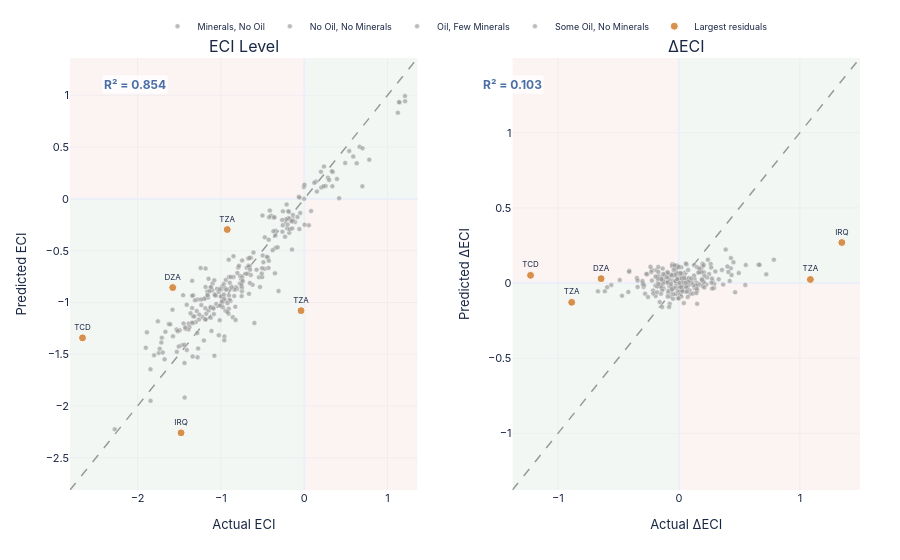

The notebook cell saved with this chart:
### Markdown cell above
## Fig 10 — Predicted vs Actual ECI (Elastic Net, test set)

### Code cell
pred_lv = elastic.predict(X_test)
pred_dl = elastic_d.predict(X_test)

fig10 = make_subplots(rows=1, cols=2, horizontal_spacing=0.12,
                      subplot_titles=['ECI Level', '\u0394ECI'])

for col_idx, (actual, pred, lbl) in enumerate([
    (y_te_lv, pred_lv, 'ECI'),
    (y_te_dl, pred_dl, '\u0394ECI'),
], 1):
    lims = [min(actual.min(), pred.min()) - 0.15,
            max(actual.max(), pred.max()) + 0.15]

    # 45-degree line
    fig10.add_trace(go.Scatter(
        x=lims, y=lims, mode='lines',
        line=dict(color='#999', width=1.5, dash='dash'),
        showlegend=False, hoverinfo='skip',
    ), row=1, col=col_idx)

    # Quadrant shading
    mid = 0.0
    for x0, x1, y0, y1, fc in [
        (lims[0], mid, lims[0], mid, 'rgba(46,125,74,0.06)'),
        (mid, lims[1], mid, lims[1], 'rgba(46,125,74,0.06)'),
        (lims[0], mid, mid, lims[1], 'rgba(194,58,58,0.06)'),
        (mid, lims[1], lims[0], mid, 'rgba(194,58,58,0.06)'),
    ]:
        fig10.add_shape(type='rect', x0=x0, x1=x1, y0=y0, y1=y1,
                        fillcolor=fc, line=dict(width=0), layer='below',
                        row=1, col=col_idx)

    # Points colored by cluster
    codes = test_df['Country Code'].values
    names = test_df['Country Name'].values
    cls   = test_df['ClusterLabels'].values

    # Top 5 largest residuals
    resid = np.abs(actual - pred)
    top5  = set(np.argsort(resid)[::-1][:5])

    for cl_lbl in sorted(set(cls)):
        color = CLUSTER_COLORS.get(cl_lbl, PAL['grey'])
        mask = (cls == cl_lbl) & np.array([i not in top5 for i in range(len(actual))])
        if mask.sum() > 0:
            fig10.add_trace(go.Scatter(
                x=actual[mask], y=pred[mask], mode='markers',
                marker=dict(size=5, color=color, opacity=0.65,
                            line=dict(color='white', width=0.5)),
                name=cl_lbl, legendgroup=cl_lbl,
                showlegend=(col_idx == 1),
                customdata=np.stack([codes[mask], names[mask]], axis=1),
                hovertemplate='<b>%{customdata[1]}</b><br>Actual: %{x:.3f}<br>Pred: %{y:.3f}<extra></extra>',
            ), row=1, col=col_idx)

    # Outlier labels
    out_idx = list(top5)
    fig10.add_trace(go.Scatter(
        x=actual[out_idx], y=pred[out_idx], mode='markers+text',
        marker=dict(size=8, color=PAL['orange'], opacity=0.9,
                    line=dict(color='white', width=1)),
        text=codes[out_idx], textposition='top center', textfont=dict(size=8),
        name='Largest residuals', legendgroup='outliers',
        showlegend=(col_idx == 1),
        hovertemplate='<b>%{text}</b><br>Actual: %{x:.3f}<br>Pred: %{y:.3f}<extra></extra>',
    ), row=1, col=col_idx)

    r2_val = r2_score(actual, pred)
    fig10.add_annotation(
        x=0.04 + (col_idx - 1) * 0.52, y=0.96, xref='paper', yref='paper',
        text=f'<b>R\u00b2 = {r2_val:.3f}</b>', showarrow=False,
        font=dict(size=12, color=PAL['blue']), bgcolor='rgba(255,255,255,0.8)',
    )

    fig10.update_xaxes(title_text=f'Actual {lbl}', range=lims,
                       gridcolor=GRID, gridwidth=0.5, row=1, col=col_idx)
    fig10.update_yaxes(title_text=f'Predicted {lbl}', range=lims,
                       gridcolor=GRID, gridwidth=0.5, row=1, col=col_idx)

fig10.update_layout(
    template='plotly_white', plot_bgcolor=BG, paper_bgcolor=BG,
    font=dict(family=FONT, size=11, color=NAVY),
    height=560, margin=dict(l=70, r=40, t=50, b=70),
    legend=dict(orientation='h', yanchor='bottom', y=1.04, xanchor='center', x=0.5,
                font=dict(size=9)),
    showlegend=True,
)
save(fig10, '10_ml_predicted_vs_actual', w=1200, h=560)
fig10.show(config=CFG)

### Figure 1 — Plotly figure (JSON) as saved in the notebook; plotly's stock layout.template omitted (floating-point values rounded to 4 significant figures; data arrays with more than 128 entries replaced by an {"elided": "..."} marker saying what was removed)
{"data": [{"hoverinfo": "skip", "line": {"color": "#999", "dash": "dash", "width": 1.5}, "mode": "lines", "showlegend": false, "type": "scatter", "x": [-2.811, 1.361], "xaxis": "x", "y": [-2.811, 1.361], "yaxis": "y"}, {"customdata": [["CHL", "Chile"], ["CHL", "Chile"], ["CHL", "Chile"], ["CHL", "Chile"], ["CHL", "Chile"], ["IDN", "Indonesia"], ["IDN", "Indonesia"], ["IDN", "Indonesia"], ["IDN", "Indonesia"], ["IDN", "Indonesia"], ["KAZ", "Kazakhstan"], ["KAZ", "Kazakhstan"], ["KAZ", "Kazakhstan"], ["KAZ", "Kazakhstan"], ["KAZ", "Kazakhstan"], ["MNG", "Mongolia"], ["MNG", "Mongolia"], ["MNG", "Mongolia"], ["MNG", "Mongolia"], ["MNG", "Mongolia"], ["PNG", "Papua New Guinea"], ["PNG", "Papua New Guinea"], ["PNG", "Papua New Guinea"], ["PNG", "Papua New Guinea"], ["PNG", "Papua New Guinea"], ["RUS", "Russian Federation"], ["RUS", "Russian Federation"], ["RUS", "Russian Federation"], ["RUS", "Russian Federation"], ["RUS", "Russian Federation"], ["UZB", "Uzbekistan"], ["UZB", "Uzbekistan"], ["UZB", "Uzbekistan"], ["UZB", "Uzbekistan"], ["UZB", "Uzbekistan"]], "hovertemplate": "<b>%{customdata[1]}</b><br>Actual: %{x:.3f}<br>Pred: %{y:.3f}<extra></extra>", "legendgroup": "Minerals, No Oil", "marker": {"color": "#999999", "line": {"color": "white", "width": 0.5}, "opacity": 0.65, "size": 5}, "mode": "markers", "name": "Minerals, No Oil", "showlegend": true, "type": "scatter", "x": [-0.366, -0.398, -0.421, -0.358, -0.413, -0.14, -0.174, -0.111, -0.081, -0.135, -0.501, -0.347, -0.473, -0.319, -0.23, -1.222, -0.959, -1.148, -1.162, -1.332, -1.715, -1.746, -1.802, -1.676, -1.409, 0.285, 0.299, 0.393, 0.201, 0.257, -0.745, -0.769, -0.542, -0.672, -0.69], "xaxis": "x", "y": [-0.1793, -0.162, -0.1759, -0.1771, -0.1123, -0.1911, -0.198, -0.2224, -0.1748, -0.1541, -0.1595, -0.4751, -0.3712, -0.4674, -0.3647, -1.14, -0.9557, -0.7715, -0.8951, -0.931, -1.386, -1.488, -1.51, -1.549, -1.459, 0.2054, 0.1827, 0.1932, 0.262, 0.1251, -0.5935, -0.7436, -0.7566, -0.5759, -0.6643], "yaxis": "y"}, {"customdata": {"elided": "107x2 str values"}, "hovertemplate": "<b>%{customdata[1]}</b><br>Actual: %{x:.3f}<br>Pred: %{y:.3f}<extra></extra>", "legendgroup": "No Oil, No Minerals", "marker": {"color": "#999999", "line": {"color": "white", "width": 0.5}, "opacity": 0.65, "size": 5}, "mode": "markers", "name": "No Oil, No Minerals", "showlegend": true, "type": "scatter", "x": [-1.189, -1.26, -1.264, -1.014, -0.884, -0.747, -0.941, -0.663, -0.802, -1.1, -0.945, -1.061, -1.056, -0.983, -1.155, -0.743, -0.903, -0.901, -0.996, -0.994, -1.273, -1.448, -1.709, -1.28, -1.386, -0.475, -0.498, -0.64, -0.506, -0.436, -0.948, -0.84, -0.984, -0.903, -0.805, -1.186, -0.857, -0.308, -0.379, -0.849, -1.186, -1.335, -1.377, -1.39, -1.494, -0.823, -0.531, -0.669, -0.641, -0.351, -1.468, -1.283, -1.122, -0.997, -1.344, -1.176, -1.148, -1.29, -1.301, -1.334, -0.676, -1.345, -1.113, -0.908, -1.2, -1.453, -0.958, -0.896, -0.751, -0.62, -0.773, -0.653, -0.698, -0.849, -0.746, -1.435, -2.274, -1.844, -1.845, -0.792, -0.747, -0.88, -0.82, -0.893, -0.905, -1.075, -1.125, -0.655, -0.504, -0.783, -0.754, -0.754, -0.211, -0.255, -0.048, -0.066, -0.057, -0.425, -0.447, -0.658, -0.51, -0.49, -0.836, -1.124, -0.92, -1.0, -0.921], "xaxis": "x", "y": [-0.9581, -1.117, -1.165, -1.171, -0.9858, -0.8904, -0.7823, -0.9163, -0.7153, -0.8156, -1.081, -0.9351, -1.014, -1.004, -0.9523, -0.7592, -0.7551, -0.8717, -0.8741, -0.9387, -1.444, -1.203, -1.34, -1.529, -1.204, -0.6739, -0.5463, -0.568, -0.6683, -0.5677, -0.9845, -0.937, -0.8453, -0.9318, -0.8688, -1.055, -1.142, -0.8903, -0.4951, -0.5529, -1.163, -1.131, -1.237, -1.26, -1.268, -1.168, -0.8512, -0.6441, -0.735, -0.7189, -1.413, -1.296, -1.146, -1.028, -0.9341, -1.109, -1.077, -1.082, -1.19, -1.197, -0.7225, -0.7913, -1.275, -1.108, -0.9652, -0.9294, -1.328, -0.9736, -0.9385, -0.8289, -0.8161, -0.811, -0.7234, -0.7532, -0.8552, -1.917, -2.225, -1.95, -1.645, -0.662, -0.7854, -0.7536, -0.8539, -0.81, -1.06, -0.9208, -1.045, -0.6518, -0.7551, -0.6448, -0.8407, -0.8205, -0.05383, -0.1201, -0.1347, 0.01998, 0.01396, -0.5972, -0.559, -0.5706, -0.7205, -0.6105, -0.8763, -0.8542, -1.092, -0.942, -1.007], "yaxis": "y"}, {"customdata": [["ARE", "United Arab Emirates"], ["ARE", "United Arab Emirates"], ["ARE", "United Arab Emirates"], ["ARE", "United Arab Emirates"], ["ARE", "United Arab Emirates"], ["BHR", "Bahrain"], ["BHR", "Bahrain"], ["BHR", "Bahrain"], ["BHR", "Bahrain"], ["BHR", "Bahrain"], ["KWT", "Kuwait"], ["KWT", "Kuwait"], ["KWT", "Kuwait"], ["KWT", "Kuwait"], ["KWT", "Kuwait"], ["LBY", "Libya"], ["LBY", "Libya"], ["LBY", "Libya"], ["LBY", "Libya"], ["LBY", "Libya"], ["OMN", "Oman"], ["OMN", "Oman"], ["OMN", "Oman"], ["OMN", "Oman"], ["OMN", "Oman"], ["QAT", "Qatar"], ["QAT", "Qatar"], ["QAT", "Qatar"], ["QAT", "Qatar"], ["QAT", "Qatar"], ["SAU", "Saudi Arabia"], ["SAU", "Saudi Arabia"], ["SAU", "Saudi Arabia"], ["SAU", "Saudi Arabia"], ["SAU", "Saudi Arabia"], ["TTO", "Trinidad and Tobago"], ["TTO", "Trinidad and Tobago"], ["TTO", "Trinidad and Tobago"], ["TTO", "Trinidad and Tobago"], ["TTO", "Trinidad and Tobago"], ["VEN", "Venezuela, RB"], ["VEN", "Venezuela, RB"], ["VEN", "Venezuela, RB"], ["VEN", "Venezuela, RB"], ["VEN", "Venezuela, RB"]], "hovertemplate": "<b>%{customdata[1]}</b><br>Actual: %{x:.3f}<br>Pred: %{y:.3f}<extra></extra>", "legendgroup": "Oil, Few Minerals", "marker": {"color": "#999999", "line": {"color": "white", "width": 0.5}, "opacity": 0.65, "size": 5}, "mode": "markers", "name": "Oil, Few Minerals", "showlegend": true, "type": "scatter", "x": [0.205, 0.141, 0.338, 0.343, 0.333, 0.237, 0.233, 0.698, 0.54, 0.492, 0.152, 0.121, -0.004, -0.001, 0.419, -1.187, -0.977, -1.069, -1.41, -1.425, -0.426, -0.346, -0.343, -0.37, -0.179, -0.189, -0.183, -0.191, 0.082, 0.003, 0.665, 0.589, 0.63, 0.781, 0.7, -0.146, -0.145, -0.134, -0.22, 0.055, -0.906, -0.872, -0.965, -1.105, -1.277], "xaxis": "x", "y": [0.1109, 0.1672, 0.1226, 0.259, 0.2672, 0.3131, 0.1236, 0.122, 0.463, 0.348, 0.07144, 0.1552, 0.1143, 0.001278, 0.00774, -1.162, -1.046, -0.931, -1.023, -1.255, -0.3938, -0.3533, -0.3063, -0.3121, -0.3267, -0.1867, -0.1258, -0.1181, -0.1176, 0.138, 0.5035, 0.4091, 0.3446, 0.3794, 0.4899, -0.4896, -0.2178, -0.2121, -0.1965, -0.2549, -0.5866, -0.8491, -0.8226, -0.8812, -0.9703], "yaxis": "y"}, {"customdata": {"elided": "73x2 str values"}, "hovertemplate": "<b>%{customdata[1]}</b><br>Actual: %{x:.3f}<br>Pred: %{y:.3f}<extra></extra>", "legendgroup": "Some Oil, No Minerals", "marker": {"color": "#999999", "line": {"color": "white", "width": 0.5}, "opacity": 0.65, "size": 5}, "mode": "markers", "name": "Some Oil, No Minerals", "showlegend": true, "type": "scatter", "x": [-1.078, -1.092, -1.581, -1.505, -1.204, -0.967, -0.946, -1.119, -1.236, -0.827, -1.122, -1.137, -1.159, -1.16, -0.964, -0.738, -1.079, -1.01, -1.311, -1.346, -1.32, -0.598, -0.572, -1.184, -1.084, -1.626, -0.959, -0.935, -1.025, -0.99, -1.046, -1.027, -1.015, -1.184, -0.203, -0.174, -0.058, -0.151, -0.144, -0.428, -0.609, -0.668, -0.65, -1.243, -1.339, -1.608, -1.438, -1.666, -1.901, -0.261, -0.257, -0.2, -0.265, 0.004, -1.888, -1.437, -1.532, -1.575, 1.124, 1.144, 1.138, 1.211, 1.209, -1.345, -1.756, -1.698, -1.734, -1.529, -1.09, -1.235, -1.364, -1.428, -1.518], "xaxis": "x", "y": [-1.514, -1.049, -1.07, -1.425, -1.367, -0.9674, -0.8634, -0.8513, -0.9709, -1.042, -1.049, -0.8921, -0.9285, -0.9298, -0.9225, -0.794, -0.7856, -1.031, -0.9784, -1.195, -1.135, -1.197, -0.6829, -0.6709, -1.112, -1.209, -1.365, -0.8777, -1.316, -0.9909, -0.8679, -0.8985, -0.8711, -0.8499, -0.2833, -0.2936, -0.2912, -0.2129, -0.2849, -0.6661, -0.5165, -0.6536, -0.6828, -0.6672, -1.522, -1.211, -1.409, -1.283, -1.437, -0.3163, -0.2537, -0.2473, -0.2025, -0.2489, -1.289, -1.583, -1.26, -1.327, 0.8327, 0.9318, 0.9351, 0.943, 0.9945, -1.054, -1.182, -1.484, -1.446, -1.477, -1.058, -1.025, -1.103, -1.24, -1.277], "yaxis": "y"}, {"hovertemplate": "<b>%{text}</b><br>Actual: %{x:.3f}<br>Pred: %{y:.3f}<extra></extra>", "legendgroup": "outliers", "marker": {"color": "#d4853b", "line": {"color": "white", "width": 1}, "opacity": 0.9, "size": 8}, "mode": "markers+text", "name": "Largest residuals", "showlegend": true, "text": ["IRQ", "TZA", "TZA", "TCD", "DZA"], "textfont": {"size": 8}, "textposition": "top center", "type": "scatter", "x": [-1.478, -0.924, -0.038, -2.661, -1.578], "xaxis": "x", "y": [-2.259, -0.2956, -1.079, -1.342, -0.8561], "yaxis": "y"}, {"hoverinfo": "skip", "line": {"color": "#999", "dash": "dash", "width": 1.5}, "mode": "lines", "showlegend": false, "type": "scatter", "x": [-1.376, 1.497], "xaxis": "x2", "y": [-1.376, 1.497], "yaxis": "y2"}, {"customdata": [["CHL", "Chile"], ["CHL", "Chile"], ["CHL", "Chile"], ["CHL", "Chile"], ["CHL", "Chile"], ["IDN", "Indonesia"], ["IDN", "Indonesia"], ["IDN", "Indonesia"], ["IDN", "Indonesia"], ["IDN", "Indonesia"], ["KAZ", "Kazakhstan"], ["KAZ", "Kazakhstan"], ["KAZ", "Kazakhstan"], ["KAZ", "Kazakhstan"], ["KAZ", "Kazakhstan"], ["MNG", "Mongolia"], ["MNG", "Mongolia"], ["MNG", "Mongolia"], ["MNG", "Mongolia"], ["MNG", "Mongolia"], ["PNG", "Papua New Guinea"], ["PNG", "Papua New Guinea"], ["PNG", "Papua New Guinea"], ["PNG", "Papua New Guinea"], ["PNG", "Papua New Guinea"], ["RUS", "Russian Federation"], ["RUS", "Russian Federation"], ["RUS", "Russian Federation"], ["RUS", "Russian Federation"], ["RUS", "Russian Federation"], ["UZB", "Uzbekistan"], ["UZB", "Uzbekistan"], ["UZB", "Uzbekistan"], ["UZB", "Uzbekistan"], ["UZB", "Uzbekistan"]], "hovertemplate": "<b>%{customdata[1]}</b><br>Actual: %{x:.3f}<br>Pred: %{y:.3f}<extra></extra>", "legendgroup": "Minerals, No Oil", "marker": {"color": "#999999", "line": {"color": "white", "width": 0.5}, "opacity": 0.65, "size": 5}, "mode": "markers", "name": "Minerals, No Oil", "showlegend": false, "type": "scatter", "x": [0.02, -0.032, -0.023, 0.063, -0.055, -0.012, -0.034, 0.063, 0.03, -0.054, -0.418, 0.154, -0.126, 0.154, 0.089, 0.24, 0.263, -0.189, -0.014, -0.17, -0.134, -0.031, -0.056, 0.126, 0.267, -0.021, 0.014, 0.094, -0.192, 0.056, -0.213, -0.024, 0.227, -0.13, -0.018], "xaxis": "x2", "y": [0.1051, 0.104, 0.1128, 0.1245, 0.126, -0.03767, -0.03483, -0.03052, -0.0383, -0.04286, -0.05951, -0.009316, -0.03632, -0.02323, -0.04852, 0.1554, 0.1268, 0.08467, 0.117, 0.107, 0.09637, 0.1133, 0.1144, 0.121, 0.1036, -0.06934, -0.07072, -0.07313, -0.08653, -0.05805, -0.04916, -0.01695, -0.009499, -0.03024, -0.003823], "yaxis": "y2"}, {"customdata": {"elided": "107x2 str values"}, "hovertemplate": "<b>%{customdata[1]}</b><br>Actual: %{x:.3f}<br>Pred: %{y:.3f}<extra></extra>", "legendgroup": "No Oil, No Minerals", "marker": {"color": "#999999", "line": {"color": "white", "width": 0.5}, "opacity": 0.65, "size": 5}, "mode": "markers", "name": "No Oil, No Minerals", "showlegend": false, "type": "scatter", "x": [-0.223, -0.071, -0.004, 0.25, 0.13, 0.146, -0.194, 0.278, -0.139, -0.298, 0.19, -0.116, 0.005, 0.073, -0.172, 0.002, -0.16, 0.002, -0.095, 0.002, 0.356, -0.175, -0.261, 0.429, -0.106, 0.173, -0.023, -0.142, 0.134, 0.07, 0.076, 0.108, -0.144, 0.081, 0.098, -0.118, 0.329, 0.549, -0.071, -0.47, 0.046, -0.149, -0.042, -0.013, -0.104, 0.435, 0.292, -0.138, 0.028, 0.29, 0.151, 0.185, 0.161, 0.125, -0.347, 0.044, 0.028, -0.142, -0.011, -0.033, -0.089, -0.669, 0.232, 0.205, -0.292, -0.559, 0.495, 0.062, 0.145, 0.131, 0.008, 0.12, -0.045, -0.151, 0.103, 0.785, 0.387, 0.43, -0.001, -0.179, 0.045, -0.133, 0.06, -0.073, 0.192, -0.17, -0.05, -0.148, 0.151, -0.279, 0.029, 0.0, -0.126, -0.044, 0.207, -0.018, 0.009, 0.066, -0.022, -0.211, 0.148, 0.02, 0.028, -0.288, 0.204, -0.08, 0.079], "xaxis": "x2", "y": [0.01692, 0.04894, 0.06133, 0.06042, 0.02761, 0.002795, -0.01604, 0.01389, -0.0246, -0.005525, 0.02704, 0.003056, 0.02021, 0.02292, 0.01194, -0.01339, -0.01346, 0.007473, 0.003717, 0.01833, 0.08766, 0.03697, 0.0585, 0.09822, 0.03849, -0.007893, -0.03177, -0.03207, -0.01335, -0.03098, 0.01828, 0.003363, -0.004473, 0.0256, 0.01602, 0.009297, 0.02597, -0.0125, -0.08932, -0.08437, 0.0358, 0.02853, 0.05034, 0.05875, 0.0621, 0.0536, -0.005453, -0.04833, -0.02659, -0.03297, 0.1053, 0.0899, 0.0708, 0.05006, 0.03373, 0.06825, 0.06067, 0.04388, 0.0612, 0.06186, -0.0644, -0.05477, 0.0379, 0.004641, -0.02534, -0.01268, 0.06655, -0.003464, -0.01599, -0.03399, -0.01312, -0.01485, -0.03077, -0.02273, 0.0004751, 0.1559, 0.2231, 0.1667, 0.1048, -0.02196, 0.005806, -0.002598, 0.01317, 0.004929, 0.02144, -0.005785, 0.01678, -0.07135, -0.04971, -0.07037, -0.02961, -0.03407, 0.02444, 0.05649, 0.07181, 0.04508, 0.05219, -0.05646, -0.07273, -0.06902, -0.03921, -0.05867, -0.00979, -0.01403, 0.007901, -0.01982, -0.01299], "yaxis": "y2"}, {"customdata": [["ARE", "United Arab Emirates"], ["ARE", "United Arab Emirates"], ["ARE", "United Arab Emirates"], ["ARE", "United Arab Emirates"], ["ARE", "United Arab Emirates"], ["BHR", "Bahrain"], ["BHR", "Bahrain"], ["BHR", "Bahrain"], ["BHR", "Bahrain"], ["BHR", "Bahrain"], ["KWT", "Kuwait"], ["KWT", "Kuwait"], ["KWT", "Kuwait"], ["KWT", "Kuwait"], ["KWT", "Kuwait"], ["LBY", "Libya"], ["LBY", "Libya"], ["LBY", "Libya"], ["LBY", "Libya"], ["LBY", "Libya"], ["OMN", "Oman"], ["OMN", "Oman"], ["OMN", "Oman"], ["OMN", "Oman"], ["OMN", "Oman"], ["QAT", "Qatar"], ["QAT", "Qatar"], ["QAT", "Qatar"], ["QAT", "Qatar"], ["QAT", "Qatar"], ["SAU", "Saudi Arabia"], ["SAU", "Saudi Arabia"], ["SAU", "Saudi Arabia"], ["SAU", "Saudi Arabia"], ["SAU", "Saudi Arabia"], ["TTO", "Trinidad and Tobago"], ["TTO", "Trinidad and Tobago"], ["TTO", "Trinidad and Tobago"], ["TTO", "Trinidad and Tobago"], ["TTO", "Trinidad and Tobago"], ["VEN", "Venezuela, RB"], ["VEN", "Venezuela, RB"], ["VEN", "Venezuela, RB"], ["VEN", "Venezuela, RB"], ["VEN", "Venezuela, RB"]], "hovertemplate": "<b>%{customdata[1]}</b><br>Actual: %{x:.3f}<br>Pred: %{y:.3f}<extra></extra>", "legendgroup": "Oil, Few Minerals", "marker": {"color": "#999999", "line": {"color": "white", "width": 0.5}, "opacity": 0.65, "size": 5}, "mode": "markers", "name": "Oil, Few Minerals", "showlegend": false, "type": "scatter", "x": [0.06, -0.064, 0.197, 0.005, -0.01, -0.255, -0.004, 0.465, -0.158, -0.048, 0.089, -0.031, -0.125, 0.003, 0.42, 0.173, 0.21, -0.092, -0.341, -0.015, 0.023, 0.08, 0.003, -0.027, 0.191, 0.051, 0.006, -0.008, 0.273, -0.079, -0.138, -0.076, 0.041, 0.151, -0.081, 0.366, 0.001, 0.011, -0.086, 0.275, -0.296, 0.034, -0.093, -0.14, -0.172], "xaxis": "x2", "y": [-0.02367, -0.02476, -0.02005, -0.05325, -0.05174, -0.09263, -0.06085, -0.06102, -0.1256, -0.1042, 0.0155, 0.01462, 0.008221, 0.0127, 0.01463, 0.07805, 0.04857, 0.01026, 0.01683, 0.06911, 0.02293, 0.03363, 0.02005, 0.01236, 0.02179, 0.02073, 0.02791, 0.02806, 0.03087, 0.0266, -0.159, -0.1369, -0.1332, -0.1378, -0.1587, -0.009549, -0.05488, -0.05295, -0.05116, -0.03587, -0.004355, 0.008414, 0.003517, 0.02035, 0.04752], "yaxis": "y2"}, {"customdata": {"elided": "73x2 str values"}, "hovertemplate": "<b>%{customdata[1]}</b><br>Actual: %{x:.3f}<br>Pred: %{y:.3f}<extra></extra>", "legendgroup": "Some Oil, No Minerals", "marker": {"color": "#999999", "line": {"color": "white", "width": 0.5}, "opacity": 0.65, "size": 5}, "mode": "markers", "name": "Some Oil, No Minerals", "showlegend": false, "type": "scatter", "x": [0.658, -0.014, -0.489, 0.076, 0.301, 0.188, 0.021, -0.173, -0.117, 0.409, 0.195, -0.015, -0.022, -0.001, 0.196, 0.009, -0.341, 0.069, -0.301, -0.035, -0.098, 0.722, 0.026, -0.612, 0.1, -0.223, 0.667, 0.024, 0.553, 0.166, -0.056, 0.019, 0.012, -0.169, -0.046, 0.029, 0.116, -0.093, 0.007, 0.21, -0.181, -0.059, 0.018, -0.593, 0.401, -0.269, 0.17, -0.228, -0.235, 0.078, 0.004, 0.057, -0.065, 0.269, -0.41, 0.451, -0.095, -0.043, 0.144, 0.02, -0.006, 0.073, -0.002, -0.194, -0.411, 0.058, -0.036, 0.205, 0.043, -0.145, -0.129, -0.064, -0.09], "xaxis": "x2", "y": [0.1228, 0.02501, 0.02065, 0.08729, 0.07759, 0.07154, 0.04759, 0.02993, 0.05355, 0.07447, 0.1283, 0.1107, 0.09723, 0.1081, 0.112, -0.02483, -0.02547, 0.02209, 0.01328, 0.05461, 0.03963, 0.05814, -0.04653, -0.05438, 0.03121, 0.08811, 0.1212, 0.03112, 0.1201, 0.07076, 0.04983, 0.06282, 0.06762, 0.07304, -0.07395, -0.05433, -0.06982, -0.08977, -0.07934, -0.02939, -0.06081, -0.04076, -0.02636, -0.02785, 0.1112, 0.06108, 0.09722, 0.0739, 0.1086, 0.008812, 0.0009564, 0.0009979, -0.006727, 0.001798, 0.08137, 0.1385, 0.07392, 0.0877, -0.06647, -0.08908, -0.09937, -0.0922, -0.1024, 0.04397, 0.07608, 0.1301, 0.1187, 0.1203, 0.03343, 0.02711, 0.06114, 0.05585, 0.06817], "yaxis": "y2"}, {"hovertemplate": "<b>%{text}</b><br>Actual: %{x:.3f}<br>Pred: %{y:.3f}<extra></extra>", "legendgroup": "outliers", "marker": {"color": "#d4853b", "line": {"color": "white", "width": 1}, "opacity": 0.9, "size": 8}, "mode": "markers+text", "name": "Largest residuals", "showlegend": false, "text": ["IRQ", "TZA", "TZA", "TCD", "DZA"], "textfont": {"size": 8}, "textposition": "top center", "type": "scatter", "x": [1.347, -0.886, 1.087, -1.226, -0.643], "xaxis": "x2", "y": [0.2699, -0.128, 0.02399, 0.0516, 0.02969], "yaxis": "y2"}], "layout": {"annotations": [{"font": {"size": 16}, "showarrow": false, "text": "ECI Level", "x": 0.22, "xanchor": "center", "xref": "paper", "y": 1.0, "yanchor": "bottom", "yref": "paper"}, {"font": {"size": 16}, "showarrow": false, "text": "ΔECI", "x": 0.78, "xanchor": "center", "xref": "paper", "y": 1.0, "yanchor": "bottom", "yref": "paper"}, {"bgcolor": "rgba(255,255,255,0.8)", "font": {"color": "#4a6fa5", "size": 12}, "showarrow": false, "text": "<b>R² = 0.854</b>", "x": 0.04, "xref": "paper", "y": 0.96, "yref": "paper"}, {"bgcolor": "rgba(255,255,255,0.8)", "font": {"color": "#4a6fa5", "size": 12}, "showarrow": false, "text": "<b>R² = 0.103</b>", "x": 0.56, "xref": "paper", "y": 0.96, "yref": "paper"}], "font": {"color": "#1a2744", "family": "IBM Plex Sans, -apple-system, BlinkMacSystemFont, sans-serif", "size": 11}, "height": 560, "legend": {"font": {"size": 9}, "orientation": "h", "x": 0.5, "xanchor": "center", "y": 1.04, "yanchor": "bottom"}, "margin": {"b": 70, "l": 70, "r": 40, "t": 50}, "paper_bgcolor": "#ffffff", "plot_bgcolor": "#ffffff", "shapes": [{"fillcolor": "rgba(46,125,74,0.06)", "layer": "below", "line": {"width": 0}, "type": "rect", "x0": -2.811, "x1": 0.0, "xref": "x", "y0": -2.811, "y1": 0.0, "yref": "y"}, {"fillcolor": "rgba(46,125,74,0.06)", "layer": "below", "line": {"width": 0}, "type": "rect", "x0": 0.0, "x1": 1.361, "xref": "x", "y0": 0.0, "y1": 1.361, "yref": "y"}, {"fillcolor": "rgba(194,58,58,0.06)", "layer": "below", "line": {"width": 0}, "type": "rect", "x0": -2.811, "x1": 0.0, "xref": "x", "y0": 0.0, "y1": 1.361, "yref": "y"}, {"fillcolor": "rgba(194,58,58,0.06)", "layer": "below", "line": {"width": 0}, "type": "rect", "x0": 0.0, "x1": 1.361, "xref": "x", "y0": -2.811, "y1": 0.0, "yref": "y"}, {"fillcolor": "rgba(46,125,74,0.06)", "layer": "below", "line": {"width": 0}, "type": "rect", "x0": -1.376, "x1": 0.0, "xref": "x2", "y0": -1.376, "y1": 0.0, "yref": "y2"}, {"fillcolor": "rgba(46,125,74,0.06)", "layer": "below", "line": {"width": 0}, "type": "rect", "x0": 0.0, "x1": 1.497, "xref": "x2", "y0": 0.0, "y1": 1.497, "yref": "y2"}, {"fillcolor": "rgba(194,58,58,0.06)", "layer": "below", "line": {"width": 0}, "type": "rect", "x0": -1.376, "x1": 0.0, "xref": "x2", "y0": 0.0, "y1": 1.497, "yref": "y2"}, {"fillcolor": "rgba(194,58,58,0.06)", "layer": "below", "line": {"width": 0}, "type": "rect", "x0": 0.0, "x1": 1.497, "xref": "x2", "y0": -1.376, "y1": 0.0, "yref": "y2"}], "showlegend": true, "xaxis": {"anchor": "y", "domain": [0.0, 0.44], "gridcolor": "#e5e7eb", "gridwidth": 0.5, "range": [-2.811, 1.361], "title": {"text": "Actual ECI"}}, "xaxis2": {"anchor": "y2", "domain": [0.56, 1.0], "gridcolor": "#e5e7eb", "gridwidth": 0.5, "range": [-1.376, 1.497], "title": {"text": "Actual ΔECI"}}, "yaxis": {"anchor": "x", "domain": [0.0, 1.0], "gridcolor": "#e5e7eb", "gridwidth": 0.5, "range": [-2.811, 1.361], "title": {"text": "Predicted ECI"}}, "yaxis2": {"anchor": "x2", "domain": [0.0, 1.0], "gridcolor": "#e5e7eb", "gridwidth": 0.5, "range": [-1.376, 1.497], "title": {"text": "Predicted ΔECI"}}}}
